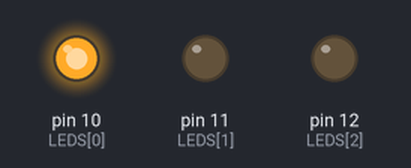
Recording of a sketch running on a simulated Arduino Uno, built with avr-gcc and run on an emulated ATmega328P. Shown: output pins drawn as LEDs (lit = HIGH).

Above: at 0.2 s.
At 1.2 s:
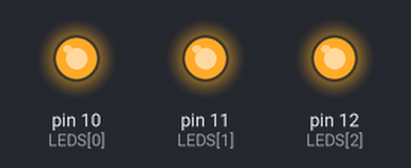
At 1.7 s:
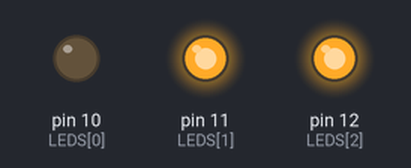
At 2.2 s:
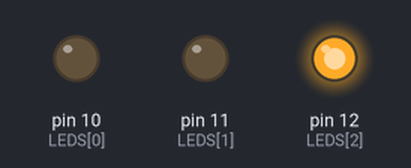
At 3.7 s:
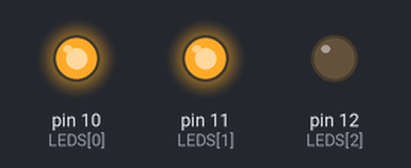
At 5.7 s:
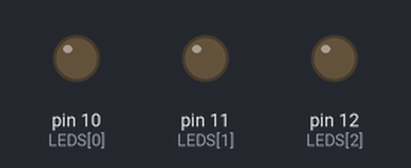
Timing chart, 0 to 6.9 s (numbered marks = the images above):
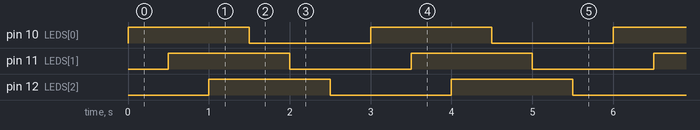

The sketch:

01_LED_05.ino
```cpp
/*
for문을 사용해 배열을 순회하도록 할 것

배열 선언 방법: 자료형 변수[] = {요소}

C 기반 언어에서 배열 초기화 하는 문법
C++ 에서도 동일하게 사용

int LEDS[] = {10, 11, 12};

배열 접근
LEDS[0] = 10
*/

int LEDS[] = {10, 11, 12};
int count = 3;  // 배열 요소의 수가 달라져도 해당 변수값만 수정하면 됨

void setup() {
  for (int i = 0; i < count; i++) {
    pinMode(LEDS[i], OUTPUT);
  }
}

void loop() {
  for (int i = 0; i < count; i++) {
    digitalWrite(LEDS[i], HIGH);
    delay(500);
  }
    // delay(500); 여기에 써도 괜찮음. 그냥 동작 방식이 달라지는 것

  for (int i = 0; i < count; i++) {
    digitalWrite(LEDS[i], LOW);
    delay(500);
  }
}
```

Measured:
- by itself, pin 10 (LEDS[0]), pin 11 (LEDS[1]), pin 12 (LEDS[2]): alternates HIGH for 1.5 s and LOW for 1.5 s
- by itself, everything shown: repeats every 3.0 s, in 6 steps
